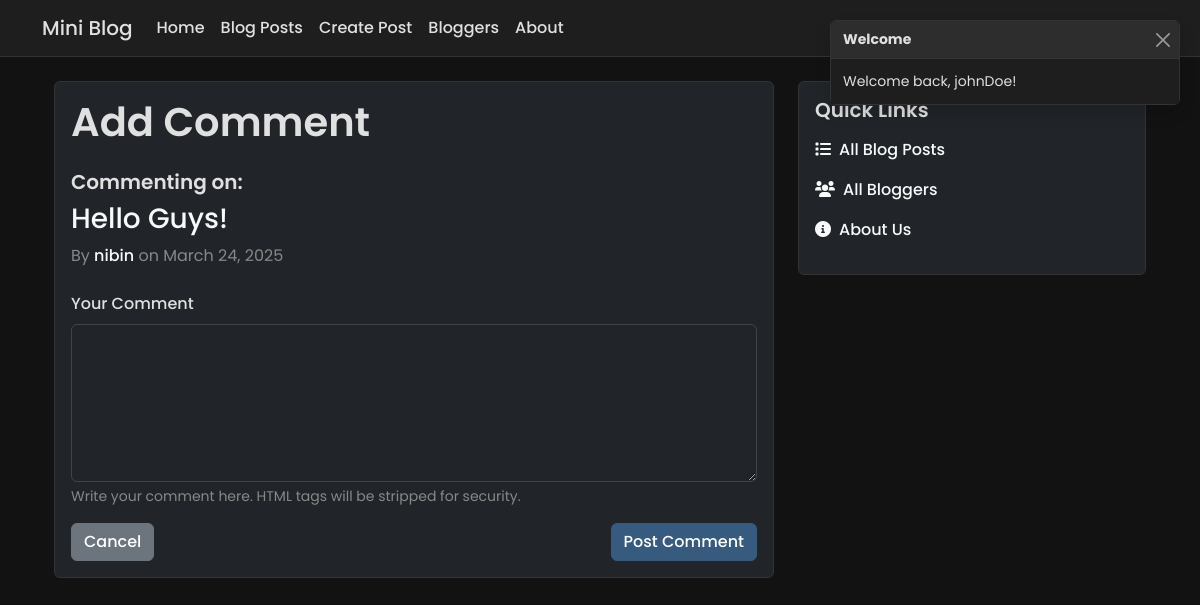
Screenshot of /blog/12/create/ (signed in) with the database file from the repository.
### app/models.py (models this page shows, shortened)
class BlogPost(models.Model):
    title = models.CharField(max_length=200)
    content = models.TextField()
    author = models.ForeignKey(User, on_delete=models.CASCADE, related_name='blog_posts')
    created_at = models.DateTimeField(auto_now_add=True)
    updated_at = models.DateTimeField(auto_now=True)
    class Meta:
        ordering = ['-created_at']

class User(AbstractUser):
    bio = models.TextField(max_length=500, blank=True)
    location = models.CharField(max_length=100, blank=True)
    website = models.URLField(max_length=200, blank=True)
    profile_picture = models.ImageField(upload_to='profile_pics/', null=True, blank=True)
    created_at = models.DateTimeField(auto_now_add=True)
    updated_at = models.DateTimeField(auto_now=True)

### app/views.py (the view, shortened to what this page needs)
# urls.py: path('blog/<int:post_id>/create/', views.create_comment, name='create_comment'),
@login_required
def create_comment(request, post_id):
    post = get_object_or_404(BlogPost, id=post_id)
    return render(request, 'create_comment.html', {'post': post})

### app/auth_backend.py (called while the page is built)
    def get_user(self, user_id):
        try:
            return User.objects.get(pk=user_id)
        except User.DoesNotExist:
            return None

### app/templates/create_comment.html (shortened to what this page needs)
{% extends 'base.html' %}
{% block content %}
<div class="container mt-4">
    <div class="row">
        <div class="col-md-8">
            <div class="card bg-dark text-light">
                <div class="card-body">
                    <h1 class="card-title mb-4">Add Comment</h1>
                    <div class="mb-4">
                        <h5>Commenting on:</h5>
                        <h3>
                            <a href="{% url 'blog_detail' post.id %}" class="text-light text-decoration-none">
                                {{ post.title }}
                            </a>
                        </h3>
                        <p class="text-muted mb-0">
                            By <a href="{% url 'blogger_detail' post.author.id %}" class="text-light">{{ post.author.username }}</a>
                            on {{ post.created_at|date:"F j, Y" }}
                        </p>
                    </div>
                    <form method="post">
                        <div class="form-group mb-3">
                            <label for="content" class="form-label">Your Comment</label>
                            <textarea name="content" id="content" class="form-control bg-dark text-light" rows="6" required></textarea>
                            <div class="form-text text-muted">
                                Write your comment here. HTML tags will be stripped for security.
                            </div>
                        </div>
                        <div class="d-flex justify-content-between align-items-center">
                            <a href="{% url 'blog_detail' post.id %}" class="btn btn-secondary">Cancel</a>
                            <button type="submit" class="btn btn-primary">Post Comment</button>
                        </div>
                    </form>
                </div>
            </div>
        </div>
        <div class="col-md-4">
            <div class="card bg-dark text-light mb-4">
                <div class="card-body">
                    <h5 class="card-title mb-3">Quick Links</h5>
                    <ul class="list-unstyled mb-0">
                        <li class="mb-3">
                            <a href="{% url 'blog_list' %}" class="text-light text-decoration-none">
                                <i class="fas fa-list me-2"></i>All Blog Posts
                            </a>
                        </li>
                        <li class="mb-3">
                            <a href="{% url 'blogger_list' %}" class="text-light text-decoration-none">
                                <i class="fas fa-users me-2"></i>All Bloggers
                            </a>
                        </li>
                        <li class="mb-3">
                            <a href="{% url 'about' %}" class="text-light text-decoration-none">
                                <i class="fas fa-info-circle me-2"></i>About Us
                            </a>
                        </li>
                    </ul>
                </div>
            </div>
        </div>
    </div>
</div>
{% endblock %}

### app/templates/base.html (shortened to what this page needs)
<!DOCTYPE html>
<html lang="en" data-bs-theme="dark">
<head>
    <link href="https://cdn.jsdelivr.net/npm/bootstrap@5.3.0/dist/css/bootstrap.min.css" rel="stylesheet">
    <link href="https://cdn.jsdelivr.net/npm/bootstrap-icons@1.11.0/font/bootstrap-icons.css" rel="stylesheet">
    <link href="https://cdnjs.cloudflare.com/ajax/libs/font-awesome/6.0.0/css/all.min.css" rel="stylesheet">
</head>
<body>
    <nav class="navbar navbar-expand-lg">
        <div class="container">
            <a class="navbar-brand" href="{% url 'home' %}">Mini Blog</a>
            <div class="collapse navbar-collapse" id="navbarNav">
                <ul class="navbar-nav me-auto">
                    <li class="nav-item">
                        <a class="nav-link {% if request.resolver_match.url_name == 'home' %}active{% endif %}" href="{% url 'home' %}">
                            Home
                        </a>
                    </li>
                    <li class="nav-item">
                        <a class="nav-link {% if request.resolver_match.url_name == 'blog_list' %}active{% endif %}" href="{% url 'blog_list' %}">
                            Blog Posts
                        </a>
                    </li>
                    {% if user.is_authenticated %}
                    <li class="nav-item">
                        <a class="nav-link {% if request.resolver_match.url_name == 'create_post' %}active{% endif %}" href="{% url 'create_post' %}">
                            Create Post
                        </a>
                    </li>
                    {% endif %}
                    <li class="nav-item">
                        <a class="nav-link {% if request.resolver_match.url_name == 'blogger_list' %}active{% endif %}" href="{% url 'blogger_list' %}">
                            Bloggers
                        </a>
                    </li>
                    <li class="nav-item">
                        <a class="nav-link {% if request.resolver_match.url_name == 'about' %}active{% endif %}" href="{% url 'about' %}">
                            About
                        </a>
                    </li>
                </ul>
                <ul class="navbar-nav align-items-center">
                    <li class="nav-item me-2">
                        <div class="theme-toggle" id="themeToggle">
                        </div>
                    </li>
                    {% if user.is_authenticated %}
                        <li class="nav-item">
                            <a class="nav-link {% if request.resolver_match.url_name == 'blogger_detail' and request.resolver_match.kwargs.author_id == user.id %}active{% endif %}" href="{% url 'blogger_detail' user.id %}">
                            </a>
                        </li>
                        <li class="nav-item">
                            <a class="nav-link" href="{% url 'logout' %}">Logout</a>
                        </li>
                    {% endif %}
                </ul>
            </div>
        </div>
    </nav>
    <main class="container mt-4">
        {% block content %}
        {% endblock %}
    </main>
    <div class="toast-container">
        <div class="toast" role="alert" aria-live="assertive" aria-atomic="true" id="welcomeToast">
            <div class="toast-header">
                <strong class="me-auto">Welcome</strong>
                <button type="button" class="btn-close" data-bs-dismiss="toast" aria-label="Close"></button>
            </div>
            <div class="toast-body">
                Welcome back, {{ user.username }}!
            </div>
        </div>
    </div>
</body>
</html>

### app/templates/base.html (style rules this page uses)
:root[data-bs-theme="dark"] { --bg-color: #121212; --text-color: #e0e0e0; --card-bg: #1e1e1e; --card-border: #333; --navbar-bg: #1e1e1e; --navbar-border: #333; --form-bg: #2d2d2d; --form-border: #444; --form-focus-border: #375a7f; --form-focus-shadow: rgba(55, 90, 127, 0.25); --toast-bg: #1e1e1e; --toast-border: #333; --toast-header-bg: #2d2d2d; --modal-bg: #1e1e1e; --modal-border: #333; --modal-header-bg: #2d2d2d; --modal-footer-bg: #2d2d2d; }
body { background-color: var(--bg-color); color: var(--text-color); font-family: 'Poppins', sans-serif; }
.navbar { background-color: var(--navbar-bg) !important; border-bottom: 1px solid var(--navbar-border); font-family: 'Poppins', sans-serif; }
.navbar-brand, .nav-link { color: var(--text-color) !important; font-weight: 500; }
.card { background-color: var(--card-bg); border: 1px solid var(--card-border); font-family: 'Poppins', sans-serif; }
.card-title { color: var(--text-color); font-weight: 600; }
.text-muted { color: #888 !important; }
.btn-primary { background-color: #375a7f; border-color: #375a7f; font-weight: 500; }
.form-control { background-color: var(--form-bg); border-color: var(--form-border); color: var(--text-color); font-family: 'Poppins', sans-serif; }
.form-label { color: var(--text-color); font-weight: 500; }
a { color: #375a7f; text-decoration: none; font-weight: 500; }
.toast-container { position: fixed; top: 20px; right: 20px; z-index: 1050; }
.toast { background-color: var(--toast-bg); border: 1px solid var(--toast-border); color: var(--text-color); font-family: 'Poppins', sans-serif; }
.toast-header { background-color: var(--toast-header-bg); border-bottom: 1px solid var(--toast-border); color: var(--text-color); }
.toast-body { background-color: var(--toast-bg); color: var(--text-color); }
h1, h2, h3, h4, h5, h6 { font-weight: 600; color: var(--text-color); }
.btn { font-weight: 500; }
.theme-toggle { cursor: pointer; padding: 0.5rem; border-radius: 50%; transition: background-color 0.3s; }

### rows the page displays
BlogPost: title "Hello Guys!", author.username "nibin", created_at "March 24, 2025"
User: username "johnDoe"
